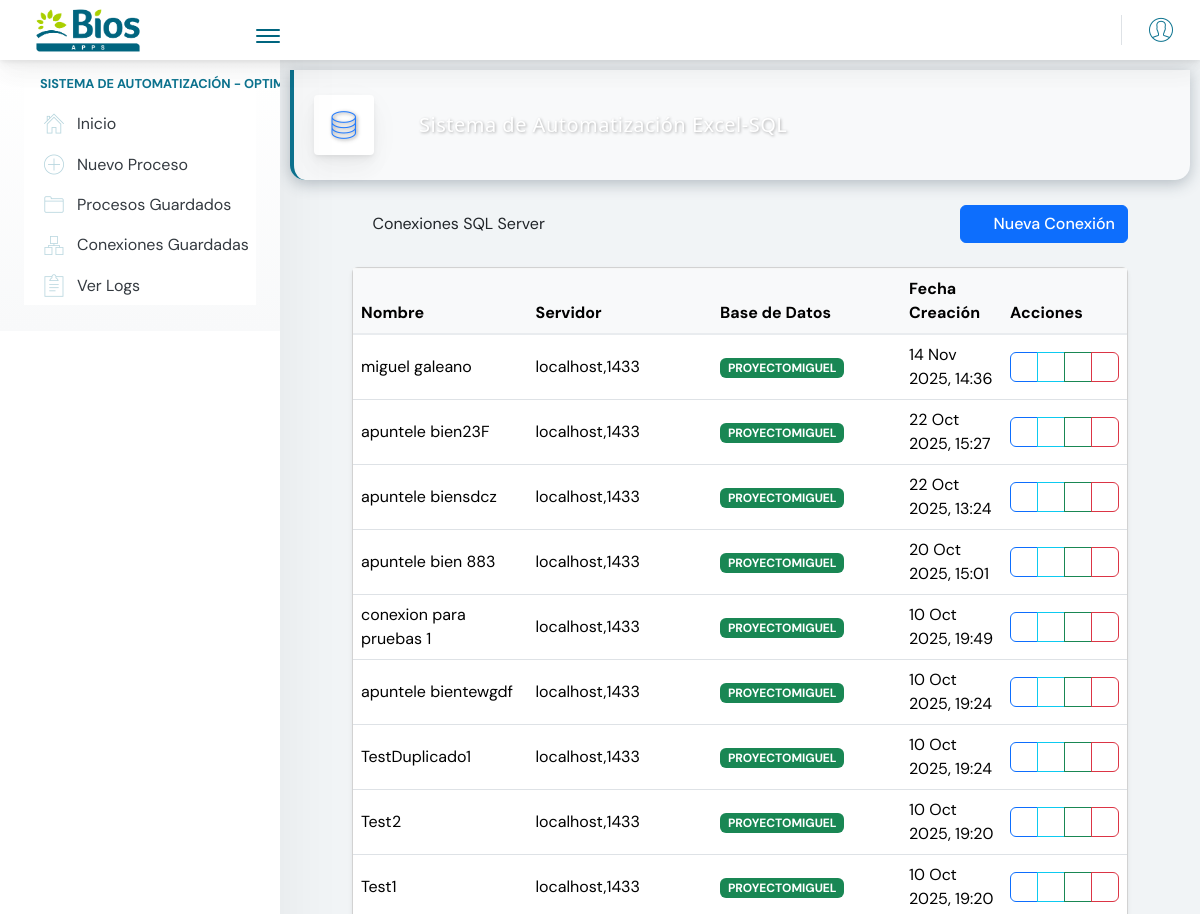
Page /automatizacion/sql/connections/ (upper part) on the earlier database version.
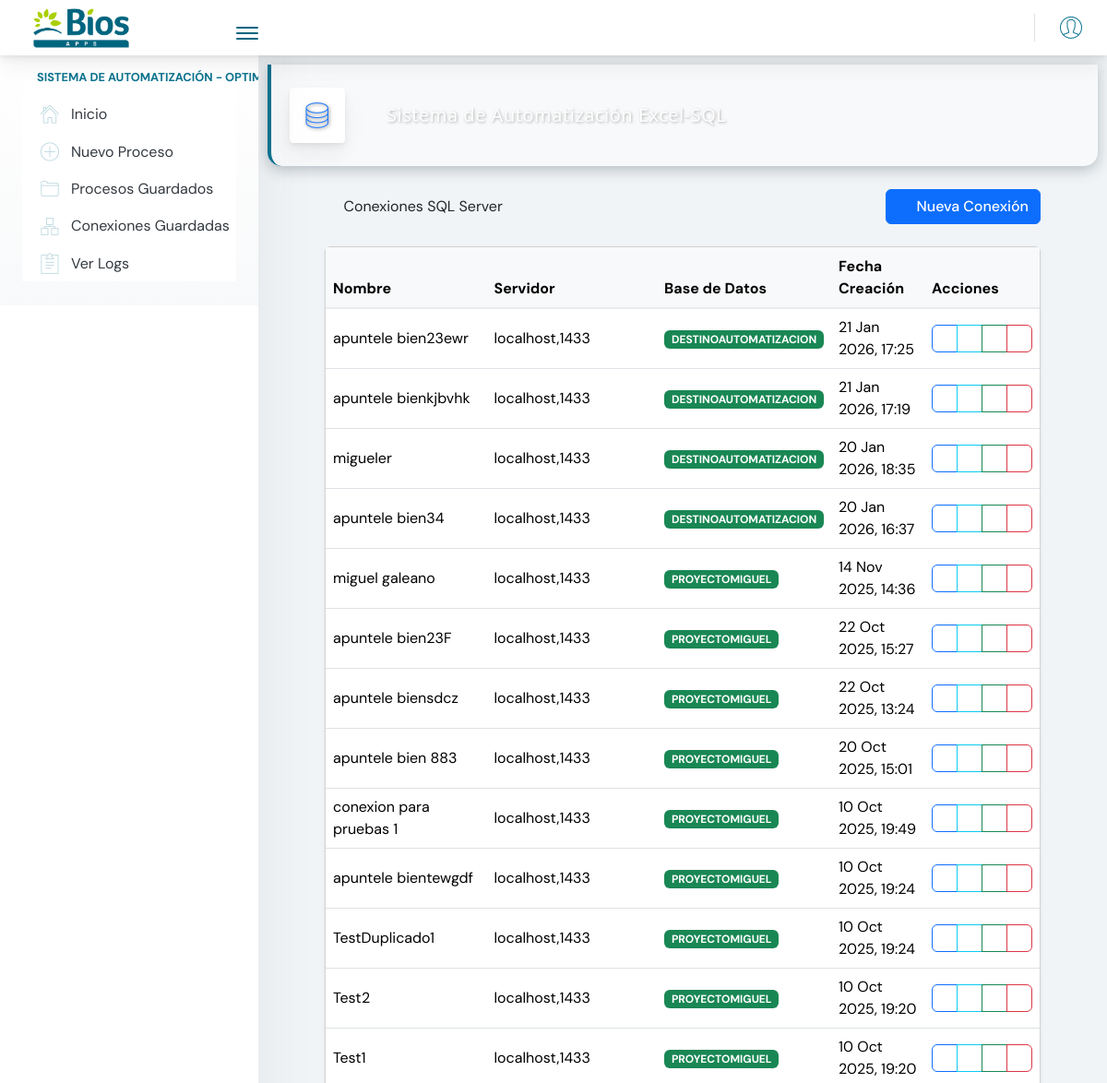
Same page on the later database version.
### automatizacion/models.py (models this page shows, shortened)
class DatabaseConnection(models.Model):
    name = models.CharField(max_length=100, unique=True)
    server = models.CharField(max_length=255)
    username = models.CharField(max_length=100)
    password = models.CharField(max_length=255)
    port = models.IntegerField(default=1433)
    created_at = models.DateTimeField(auto_now_add=True)
    last_used = models.DateTimeField(null=True, blank=True)
    selected_database = models.CharField(max_length=100, blank=True, null=True)
    available_databases = models.JSONField(null=True, blank=True)

### automatizacion/views.py (the view)
# urls.py: path('sql/connections/', views.list_connections, name='list_connections'),
def list_connections(request):
    connections = DatabaseConnection.objects.values('name').annotate(
        latest_id=models.Max('id'),
        latest_created=models.Max('created_at')
    ).order_by('-latest_created')
    connection_ids = [conn['latest_id'] for conn in connections]
    unique_connections = DatabaseConnection.objects.filter(id__in=connection_ids).order_by('-created_at')
    return render(request, 'automatizacion/list_connections.html', {'connections': unique_connections})

### proyecto_automatizacion/templates/automatizacion/list_connections.html (shortened to what this page needs)
{% extends 'base.html' %}
{% load static %}
{% block content %}
<div class="container mt-4">
    <div class="d-flex justify-content-between align-items-center mb-4">
        <h1><i class="fas fa-server me-2"></i>Conexiones SQL Server</h1>
        <a href="{% url 'automatizacion:connect_sql' %}" class="btn btn-primary">
            <i class="fas fa-plus-circle me-2"></i>Nueva Conexión
        </a>
    </div>
    <div class="row">
        <div class="col">
            <div class="card shadow-sm">
                <div class="card-body p-0">
                    {% if connections %}
                    <div class="table-responsive">
                        <table class="table table-hover mb-0">
                            <thead class="table-light">
                                <tr>
                                    <th>Nombre</th>
                                    <th>Servidor</th>
                                    <th>Base de Datos</th>
                                    <th>Fecha Creación</th>
                                    <th>Acciones</th>
                                </tr>
                            </thead>
                            <tbody>
                                {% for connection in connections %}
                                <tr>
                                    <td>
                                        <a href="{% url 'automatizacion:view_connection' connection_id=connection.id %}">
                                            {{ connection.name }}
                                        </a>
                                    </td>
                                    <td>{{ connection.server }}</td>
                                    <td>
                                        {% if connection.selected_database %}
                                            <span class="badge bg-success">{{ connection.selected_database }}</span>
                                        {% else %}
                                            <span class="badge bg-secondary">No seleccionada</span>
                                        {% endif %}
                                    </td>
                                    <td>{{ connection.created_at|date:"j M Y, H:i" }}</td>
                                    <td>
                                        <div class="btn-group">
                                            <a href="{% url 'automatizacion:view_connection' connection_id=connection.id %}" class="btn btn-sm btn-outline-primary">
                                                <i class="fas fa-eye"></i>
                                            </a>
                                            <a href="{% url 'automatizacion:list_sql_databases' connection_id=connection.id %}" class="btn btn-sm btn-outline-info">
                                                <i class="fas fa-database"></i>
                                            </a>
                                            {% if connection.selected_database %}
                                            <a href="{% url 'automatizacion:list_sql_tables' connection_id=connection.id %}" class="btn btn-sm btn-outline-success">
                                                <i class="fas fa-table"></i>
                                            </a>
                                            {% endif %}
                                            <button class="btn btn-sm btn-outline-danger"
                                                    onclick="deleteConnection({{ connection.id }}, '{{ connection.name }}')">
                                                <i class="fas fa-trash"></i>
                                            </button>
                                        </div>
                                    </td>
                                </tr>
                                {% endfor %}
                            </tbody>
                        </table>
                    </div>
                    {% else %}
                    <div class="alert alert-info m-3">
                        No hay conexiones guardadas. <a href="{% url 'automatizacion:connect_sql' %}">Crear una nueva conexión</a>.
                    </div>
                    {% endif %}
                </div>
            </div>
        </div>
    </div>
</div>
{% endblock %}

### proyecto_automatizacion/templates/base.html (shortened to what this page needs)
{% load static %}
<!DOCTYPE html>
<html lang="es">
<head>
    <link rel="stylesheet" href="{% static 'automatizacion/styles/styles.css' %}">
    <link rel="stylesheet" href="{% static 'automatizacion/styles/bootstrap.min.css' %}">
    <link rel="stylesheet" href="{% static 'automatizacion/styles/bootstrap-icons.css' %}">
    <link rel="stylesheet" href="{% static 'automatizacion/styles/fontawesome.min.css' %}">
    <link rel="stylesheet" href="{% static 'automatizacion/styles/material-components-web.min.css' %}">
    <link rel="stylesheet" href="{% static 'automatizacion/styles/icon.css' %}">
    <link rel="stylesheet" href="{% static 'automatizacion/styles/pe7sicons.css' %}">
    <link rel="stylesheet" href="{% static 'automatizacion/styles/all.min.css' %}">
    <script src="https://cdn.tailwindcss.com"></script>
</head>
<body>
    <div class="app-container app-theme-white">
        <header>
            {% include 'components/navbarGB.html' %}
        </header>
        <div class="app-main">
            {% include 'components/sidebarGB.html' %}
            <div class="app-main__outer">
                <div class="app-main__inner">
                    <div class="app-page-title">
                        <div class="page-title-wrapper">
                            <div class="page-title-heading">
                                <div class="page-title-icon">
                                    <i class="pe-7s-server text-primary"></i>
                                </div>
                                <div>
                                    {% block page_title %}Sistema de Automatización Excel-SQL{% endblock %}
                                </div>
                            </div>
                        </div>
                    </div>
                    <div class="container-fluid">
                        {% block content %}{% endblock %}
                    </div>
                </div>
            </div>
        </div>
    </div>
</body>
</html>

### proyecto_automatizacion/templates/components/navbarGB.html (shortened to what this page needs)
{% load static %}
<script src="https://cdn.tailwindcss.com"></script>
<div class="app-header header-shadow bg-white text-white ">
    <div class="app-header__logo">
        <div class="logo-src d-flex align-items-center">
            <a class="d-flex align-items-center fw-bolder">
            <img src="{% static 'automatizacion/img/bios.png' %}" alt="" class="">
            </a>
        </div>
        <div class="header__pane ml-auto">
            <div>
                <button type="button" class="hamburger close-sidebar-btn hamburger--elastic mt-3 -mr-14 text-green-600"
                    data-class="closed-sidebar">
                    <span class="hamburger-box">
                        <span class="hamburger-inner"></span>
                    </span>
                </button>
            </div>
        </div>
    </div>
    <div class="app-header__content">
        <div class="app-header-right">
            <div class="header-btn-lg pr-0">
                <div class="widget-content p-0">
                    <div class="widget-content-wrapper">
                        <div class="widget-content-left">
                            <div class="btn-group">
                                <div class="flex flex-col items-center justify-center space-y-2">
                                    {% if request.user.is_authenticated %}
                                        <h4 class="text-cyan-700 font-semibold text-sm text-center flex items-center space-x-1">
                                            <i class="metismenu-icon pe-7s-user text-2xl text-cyan-700"></i>
                                            <strong class="text-cyan-700">{{ user.username }}</strong>
                                            <a class="text-orange-600 hover:text-orange-500 flex items-center" href="#"> | Salir</a>
                                        </h4>
                                    {% else %}
                                        <a href="#" class="flex items-center justify-center">
                                            <i class="metismenu-icon pe-7s-user text-3xl hover:text-cyan-700 text-cyan-700"></i>
                                        </a>
                                    {% endif %}
                                </div>
                    </div>
                </div>
            </div>
        </div>
    </div>
</div>

### proyecto_automatizacion/templates/components/sidebarGB.html (shortened to what this page needs)
<script src="https://cdn.tailwindcss.com"></script>
<div class="app-sidebar sidebar-shadow bg-white">
    <div class="scrollbar-sidebar ps bg-white">
        <div class="app-sidebar__inner bg-white">
            <ul class="vertical-nav-menu metismenu bg-white">
                <li class="app-sidebar__heading bg-white text-cyan-700 ml-3">Sistema de Automatización - OPTIMIZADO V1</li>
                <li>
                    <a href="{% url 'automatizacion:index' %}">
                        <i class="metismenu-icon pe-7s-home text-cyan-700"></i>
                        Inicio
                    </a>
                </li>
                <li>
                    <a href="{% url 'automatizacion:new_process' %}">
                        <i class="metismenu-icon pe-7s-plus text-cyan-700"></i>
                        Nuevo Proceso
                    </a>
                </li>
                <li>
                    <a href="{% url 'automatizacion:list_processes' %}">
                        <i class="metismenu-icon pe-7s-folder text-cyan-700"></i>
                        Procesos Guardados
                    </a>
                </li>
                <li>
                    <a href="{% url 'automatizacion:list_connections' %}">
                        <i class="metismenu-icon pe-7s-network text-cyan-700"></i>
                        Conexiones Guardadas
                    </a>
                </li>
                <li>
                    <a href="{% url 'automatizacion:view_logs' %}">
                        <i class="metismenu-icon pe-7s-note2 text-cyan-700"></i>
                        Ver Logs
                    </a>
                </li>
            </ul>
        </div>
    </div>
</div>

### proyecto_automatizacion/templates/base.html (style rules this page uses)
.app-sidebar { box-shadow: 2px 0 10px rgba(0,0,0,0.1); z-index: 1000; }
.app-sidebar__inner { background: linear-gradient(180deg, #ffffff 0%, #f8f9fa 100%); }
.vertical-nav-menu li a { transition: all 0.3s ease; border-radius: 4px; margin: 2px 8px; }
.app-header { box-shadow: 0 2px 10px rgba(0,0,0,0.1); z-index: 1001; }
.app-page-title { background: linear-gradient(135deg, #2c3e50 0%, #34495e 100%); color: #ffffff; padding: 25px 20px; margin: -20px -20px 25px -20px; border-radius: 0 0 15px 15px; box-shadow: 0 4px 15px rgba(44, 62, 80, 0.3); border-left: 4px solid #0e7490; }
.page-title-wrapper { display: flex; align-items: center; }
.page-title-heading { font-family: 'Segoe UI', Tahoma, Geneva, Verdana, sans-serif; font-weight: 600; font-size: 1.4rem; text-shadow: 1px 1px 3px rgba(0,0,0,0.3); letter-spacing: 0.5px; }
.page-title-icon { margin-right: 15px; }
.page-title-icon i { font-size: 1.6rem; filter: drop-shadow(1px 1px 2px rgba(0,0,0,0.3)); }
.page-title-heading { display: flex; align-items: center; gap: 15px; }
.page-title-icon i { font-size: 2rem; opacity: 0.9; }
* { transition: background-color 0.2s ease, transform 0.2s ease; }
.btn { border-radius: 6px; font-weight: 500; transition: all 0.3s ease; }
.container-fluid { padding: 0 30px; }

Differences in the rows shown:
added DatabaseConnection: name "apuntele bien23ewr", server "localhost,1433", selected_database "DESTINOAUTOMATIZACION", created_at "21 Jan 2026, 17:25"
added DatabaseConnection: name "apuntele bienkjbvhk", server "localhost,1433", selected_database "DESTINOAUTOMATIZACION", created_at "21 Jan 2026, 17:19"
added DatabaseConnection: name "migueler", server "localhost,1433", selected_database "DESTINOAUTOMATIZACION", created_at "20 Jan 2026, 18:35"
added DatabaseConnection: name "apuntele bien34", server "localhost,1433", selected_database "DESTINOAUTOMATIZACION", created_at "20 Jan 2026, 16:37"
